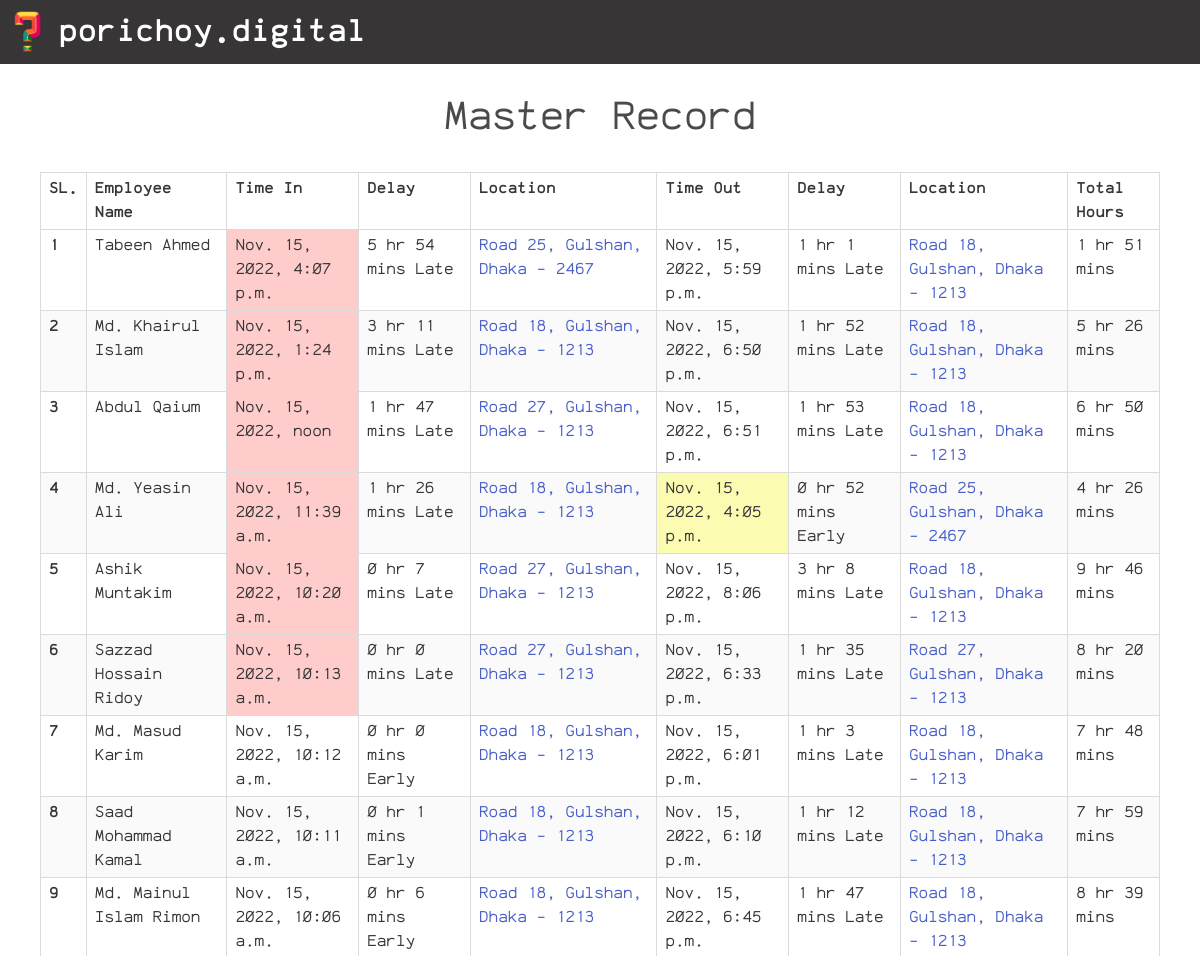
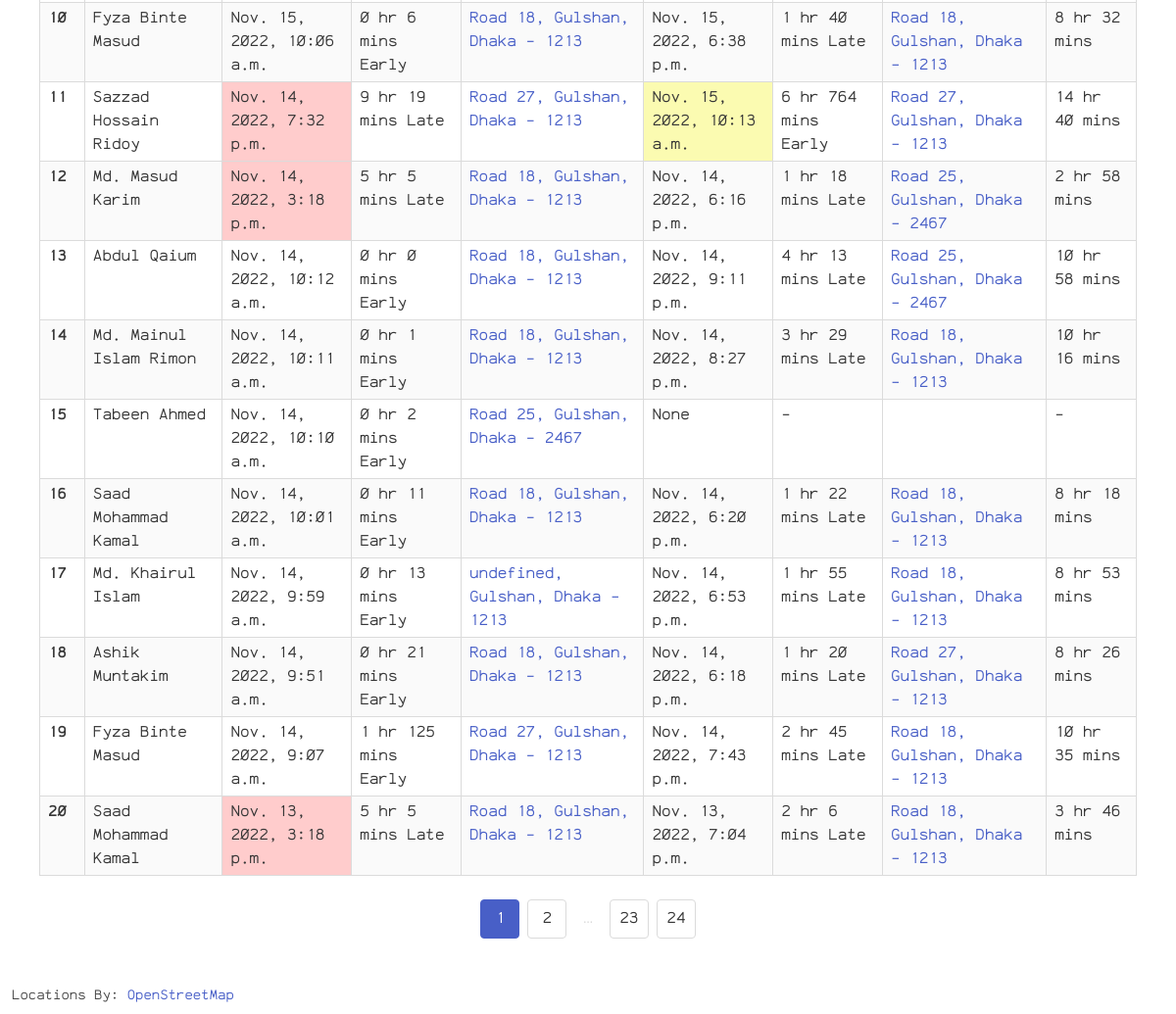
The app's page /dashboard-master/ (signed in) with its own data (2 pictures, top to bottom).
### main/models.py (models this page shows)
class Log(models.Model):
    name = models.CharField(max_length=60, default='Not Given')
    time_in = models.DateTimeField(null=True, blank=True)
    late_join = models.BooleanField(default=False, null=True, blank=True)
    location_in = models.CharField(max_length=500, null=True, blank=True)
    location_in_url = models.CharField(max_length=500, null=True, blank=True)
    delay_in = models.CharField(max_length=50, default='-', null=True)
    time_out = models.DateTimeField(null=True, blank=True)
    late_leave = models.BooleanField(default=False, null=True, blank=True)
    location_out = models.CharField(max_length=500, null=True, blank=True)
    location_out_url = models.CharField(max_length=500, null=True, blank=True)
    delay_out = models.CharField(max_length=50, default='-', null=True)
    total_hours = models.CharField(max_length=50, default='-', null=True)
    user = models.ForeignKey(RegisteredUser, on_delete=models.CASCADE, related_name='user_logs')

### dashboard/views.py (the view)
# urls.py: path('dashboard-master/', dashboard_view.dashboard_master, name='dashboard-master'),
@login_required(login_url='login')
def dashboard_master(req, page_no=1):
    user_logs = Log.objects.all().order_by('-id')
    paginator = Paginator(user_logs, 20)
    data_per_page = paginator.get_page(page_no)
    paginator_list = list(paginator.get_elided_page_range(page_no, on_each_side=1))
    return render(req, 'dashboard/records.html', {
        'logs': data_per_page,
        'paginator_list': paginator_list,
        'heading': "Master Record"
    })

### templates/dashboard/records.html (shortened to what this page needs)
{% extends "base.html" %} {% load static %}
{% block title %}Dashboard{% endblock title %} {% block content %}
<div class="has-text-centered is-size-2 mt-5">
    {{ heading }}
</div>
{% if logs %}
<div class="fieldCont">
    <div class="table-container table is-bordered is-striped is-narrow is-hoverable is-fullwidth">
        <table class="table">
            <thead>
                <tr>
                    <th>SL.</th>
                    <th>Employee Name</th>
                    <th>Time In</th>
                    <th>Delay</th>
                    <th>Location</th>
                    <th>Time Out</th>
                    <th>Delay</th>
                    <th>Location</th>
                    <th>Total Hours</th>
                </tr>
            </thead>
            <tbody>
                {% for log in logs %}
                <tr>
                    <th>{{ forloop.counter0|add:logs.start_index}}</th>
                    <td>{{ log.name }}</td>
                    <td {% if log.late_join %} class="redDiv" {% endif %}>{{ log.time_in }}</td>
                    <td>{{ log.delay_in }}</td>
                    <td>
                        {% if not log.location_in is None %}
                        <a href="{{ log.location_in_url }}" target="_blank">
                            {{ log.location_in }}
                        </a>
                        {% endif %}
                    </td>
                    <td {% if not log.late_leave and not log.time_out is None %} class="yellowDiv" {% endif %}>
                        {{ log.time_out }}
                    </td>
                    <td>{{ log.delay_out }}</td>
                    <td>
                        {% if not log.location_out is None %}
                        <a href="{{ log.location_out_url }}" target="_blank">
                            {{ log.location_out }}
                        </a>
                        {% endif %}
                    </td>
                    <td>{{ log.total_hours }}</td>
                </tr>
                {% endfor %}
            </tbody>
        </table>
    </div>
</div>
<div class="container">
    <nav class="pagination is-centered m-5" role="navigation" aria-label="pagination">
        <ul class="pagination-list">
            {% for page_num in paginator_list %}
                {% if page_num == logs.paginator.ELLIPSIS %}
                <li><span class="pagination-ellipsis">&hellip;</span></li>
                {% else %}
                <li><a class="pagination-link {% if logs.number == page_num %} is-current {% endif %}" href="{{page_num}}">
                    {{page_num}}
                </a></li>
                {% endif %}
            {% endfor %}
        </ul>
    </nav>
</div>
{% else %}
<div class="fieldCont has-text-centered mt-5">
    <span class="m-5 is-size-2">No data available</span>
</div>
{% endif %}
<small class="mx-3 mt-5 mb-2 mapAttr">
    Locations By: <a href="https://wiki.osmfoundation.org/wiki/Main_Page" target="_blank">OpenStreetMap</a>
</small>
{% endblock %}

### templates/base.html (shortened to what this page needs)
<!DOCTYPE html>
<html lang="en">
<head>
    {% load static %}
    <link rel="stylesheet" href="https://cdn.jsdelivr.net/npm/bulma@0.9.4/css/bulma.min.css"
>
    <link href="https://cdnjs.cloudflare.com/ajax/libs/font-awesome/6.0.0/css/all.min.css" rel="stylesheet" />
    <link rel="stylesheet" href="{% static 'styles/styles.css' %}">
</head>
<body>
    <nav class="navbar" role="navigation" aria-label="main navigation">
        <div class="navbar-brand">
            <a class="navbar-item" href="{% url 'home' %}">
                <img src="{% static 'logo.png' %}" alt="Face Recognition">
                <span class="ml-4 header-txt">
                    <b>porichoy.digital</b>
                </span>
            </a>
        </div>
    </nav>
    {% block content %}{% endblock %}
</body>
</html>

### staticfiles/styles/styles.css (style rules this page uses)
* { font-family: "ankaCoder"; }
body { min-height: 100vh; }
.fieldCont { max-width: 35rem; margin: auto; }
.navbar-item img { max-height: 2.9rem; }
.navbar { background-color: #373535; }
.header-txt { color: white; font-size: 2rem; }

### records on screen
Log: name "Tabeen Ahmed", time_in "Nov. 15, 2022, 4:07 p.m.", delay_in "5 hr 54 mins Late", location_in "Road 25, Gulshan, Dhaka - 2467", time_out "Nov. 15, 2022, 5:59 p.m.", delay_out "1 hr 1 mins Late", location_out "Road 18, Gulshan, Dhaka - 1213", total_hours "1 hr 51 mins"
Log: name "Md. Khairul Islam", time_in "Nov. 15, 2022, 1:24 p.m.", delay_in "3 hr 11 mins Late", location_in "Road 18, Gulshan, Dhaka - 1213", time_out "Nov. 15, 2022, 6:50 p.m.", delay_out "1 hr 52 mins Late", location_out "Road 18, Gulshan, Dhaka - 1213", total_hours "5 hr 26 mins"
Log: name "Abdul Qaium", time_in "Nov. 15, 2022, noon", delay_in "1 hr 47 mins Late", location_in "Road 27, Gulshan, Dhaka - 1213", time_out "Nov. 15, 2022, 6:51 p.m.", delay_out "1 hr 53 mins Late", location_out "Road 18, Gulshan, Dhaka - 1213", total_hours "6 hr 50 mins"
Log: name "Md. Yeasin Ali", time_in "Nov. 15, 2022, 11:39 a.m.", delay_in "1 hr 26 mins Late", location_in "Road 18, Gulshan, Dhaka - 1213", time_out "Nov. 15, 2022, 4:05 p.m.", delay_out "0 hr 52 mins Early", location_out "Road 25, Gulshan, Dhaka - 2467", total_hours "4 hr 26 mins"
Log: name "Ashik Muntakim", time_in "Nov. 15, 2022, 10:20 a.m.", delay_in "0 hr 7 mins Late", location_in "Road 27, Gulshan, Dhaka - 1213", time_out "Nov. 15, 2022, 8:06 p.m.", delay_out "3 hr 8 mins Late", location_out "Road 18, Gulshan, Dhaka - 1213", total_hours "9 hr 46 mins"
Log: name "Sazzad Hossain Ridoy", time_in "Nov. 15, 2022, 10:13 a.m.", delay_in "0 hr 0 mins Late", location_in "Road 27, Gulshan, Dhaka - 1213", time_out "Nov. 15, 2022, 6:33 p.m.", delay_out "1 hr 35 mins Late", location_out "Road 27, Gulshan, Dhaka - 1213", total_hours "8 hr 20 mins"
Log: name "Md. Masud Karim", time_in "Nov. 15, 2022, 10:12 a.m.", delay_in "0 hr 0 mins Early", location_in "Road 18, Gulshan, Dhaka - 1213", time_out "Nov. 15, 2022, 6:01 p.m.", delay_out "1 hr 3 mins Late", location_out "Road 18, Gulshan, Dhaka - 1213", total_hours "7 hr 48 mins"
Log: name "Saad Mohammad Kamal", time_in "Nov. 15, 2022, 10:11 a.m.", delay_in "0 hr 1 mins Early", location_in "Road 18, Gulshan, Dhaka - 1213", time_out "Nov. 15, 2022, 6:10 p.m.", delay_out "1 hr 12 mins Late", location_out "Road 18, Gulshan, Dhaka - 1213", total_hours "7 hr 59 mins"
Log: name "Md. Mainul Islam Rimon", time_in "Nov. 15, 2022, 10:06 a.m.", delay_in "0 hr 6 mins Early", location_in "Road 18, Gulshan, Dhaka - 1213", time_out "Nov. 15, 2022, 6:45 p.m.", delay_out "1 hr 47 mins Late", location_out "Road 18, Gulshan, Dhaka - 1213", total_hours "8 hr 39 mins"
Log: name "Fyza Binte Masud", time_in "Nov. 15, 2022, 10:06 a.m.", delay_in "0 hr 6 mins Early", location_in "Road 18, Gulshan, Dhaka - 1213", time_out "Nov. 15, 2022, 6:38 p.m.", delay_out "1 hr 40 mins Late", location_out "Road 18, Gulshan, Dhaka - 1213", total_hours "8 hr 32 mins"
Log: name "Sazzad Hossain Ridoy", time_in "Nov. 14, 2022, 7:32 p.m.", delay_in "9 hr 19 mins Late", location_in "Road 27, Gulshan, Dhaka - 1213", time_out "Nov. 15, 2022, 10:13 a.m.", delay_out "6 hr 764 mins Early", location_out "Road 27, Gulshan, Dhaka - 1213", total_hours "14 hr 40 mins"
Log: name "Md. Masud Karim", time_in "Nov. 14, 2022, 3:18 p.m.", delay_in "5 hr 5 mins Late", location_in "Road 18, Gulshan, Dhaka - 1213", time_out "Nov. 14, 2022, 6:16 p.m.", delay_out "1 hr 18 mins Late", location_out "Road 25, Gulshan, Dhaka - 2467", total_hours "2 hr 58 mins"
Log: name "Abdul Qaium", time_in "Nov. 14, 2022, 10:12 a.m.", delay_in "0 hr 0 mins Early", location_in "Road 18, Gulshan, Dhaka - 1213", time_out "Nov. 14, 2022, 9:11 p.m.", delay_out "4 hr 13 mins Late", location_out "Road 25, Gulshan, Dhaka - 2467", total_hours "10 hr 58 mins"
Log: name "Md. Mainul Islam Rimon", time_in "Nov. 14, 2022, 10:11 a.m.", delay_in "0 hr 1 mins Early", location_in "Road 18, Gulshan, Dhaka - 1213", time_out "Nov. 14, 2022, 8:27 p.m.", delay_out "3 hr 29 mins Late", location_out "Road 18, Gulshan, Dhaka - 1213", total_hours "10 hr 16 mins"
Log: name "Tabeen Ahmed", time_in "Nov. 14, 2022, 10:10 a.m.", delay_in "0 hr 2 mins Early", location_in "Road 25, Gulshan, Dhaka - 2467", time_out "None", delay_out "-", total_hours "-"
Log: name "Saad Mohammad Kamal", time_in "Nov. 14, 2022, 10:01 a.m.", delay_in "0 hr 11 mins Early", location_in "Road 18, Gulshan, Dhaka - 1213", time_out "Nov. 14, 2022, 6:20 p.m.", delay_out "1 hr 22 mins Late", location_out "Road 18, Gulshan, Dhaka - 1213", total_hours "8 hr 18 mins"
Log: name "Md. Khairul Islam", time_in "Nov. 14, 2022, 9:59 a.m.", delay_in "0 hr 13 mins Early", location_in "undefined, Gulshan, Dhaka - 1213", time_out "Nov. 14, 2022, 6:53 p.m.", delay_out "1 hr 55 mins Late", location_out "Road 18, Gulshan, Dhaka - 1213", total_hours "8 hr 53 mins"
Log: name "Ashik Muntakim", time_in "Nov. 14, 2022, 9:51 a.m.", delay_in "0 hr 21 mins Early", location_in "Road 18, Gulshan, Dhaka - 1213", time_out "Nov. 14, 2022, 6:18 p.m.", delay_out "1 hr 20 mins Late", location_out "Road 27, Gulshan, Dhaka - 1213", total_hours "8 hr 26 mins"
Log: name "Fyza Binte Masud", time_in "Nov. 14, 2022, 9:07 a.m.", delay_in "1 hr 125 mins Early", location_in "Road 27, Gulshan, Dhaka - 1213", time_out "Nov. 14, 2022, 7:43 p.m.", delay_out "2 hr 45 mins Late", location_out "Road 18, Gulshan, Dhaka - 1213", total_hours "10 hr 35 mins"
Log: name "Saad Mohammad Kamal", time_in "Nov. 13, 2022, 3:18 p.m.", delay_in "5 hr 5 mins Late", location_in "Road 18, Gulshan, Dhaka - 1213", time_out "Nov. 13, 2022, 7:04 p.m.", delay_out "2 hr 6 mins Late", location_out "Road 18, Gulshan, Dhaka - 1213", total_hours "3 hr 46 mins"

### other values on screen
{{ heading }} "Master Record"
{{ page_num }} "1" "2" "23" "24"
